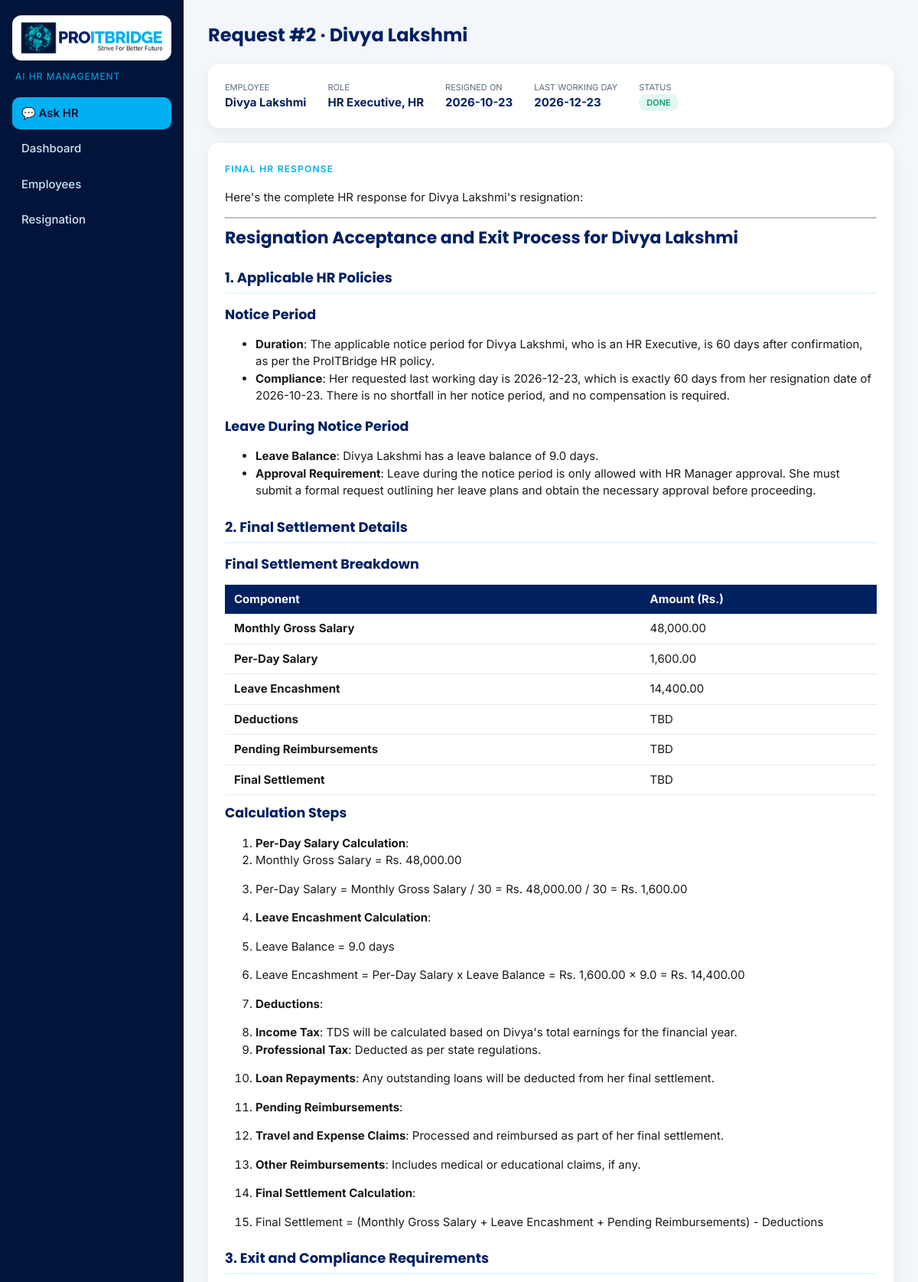
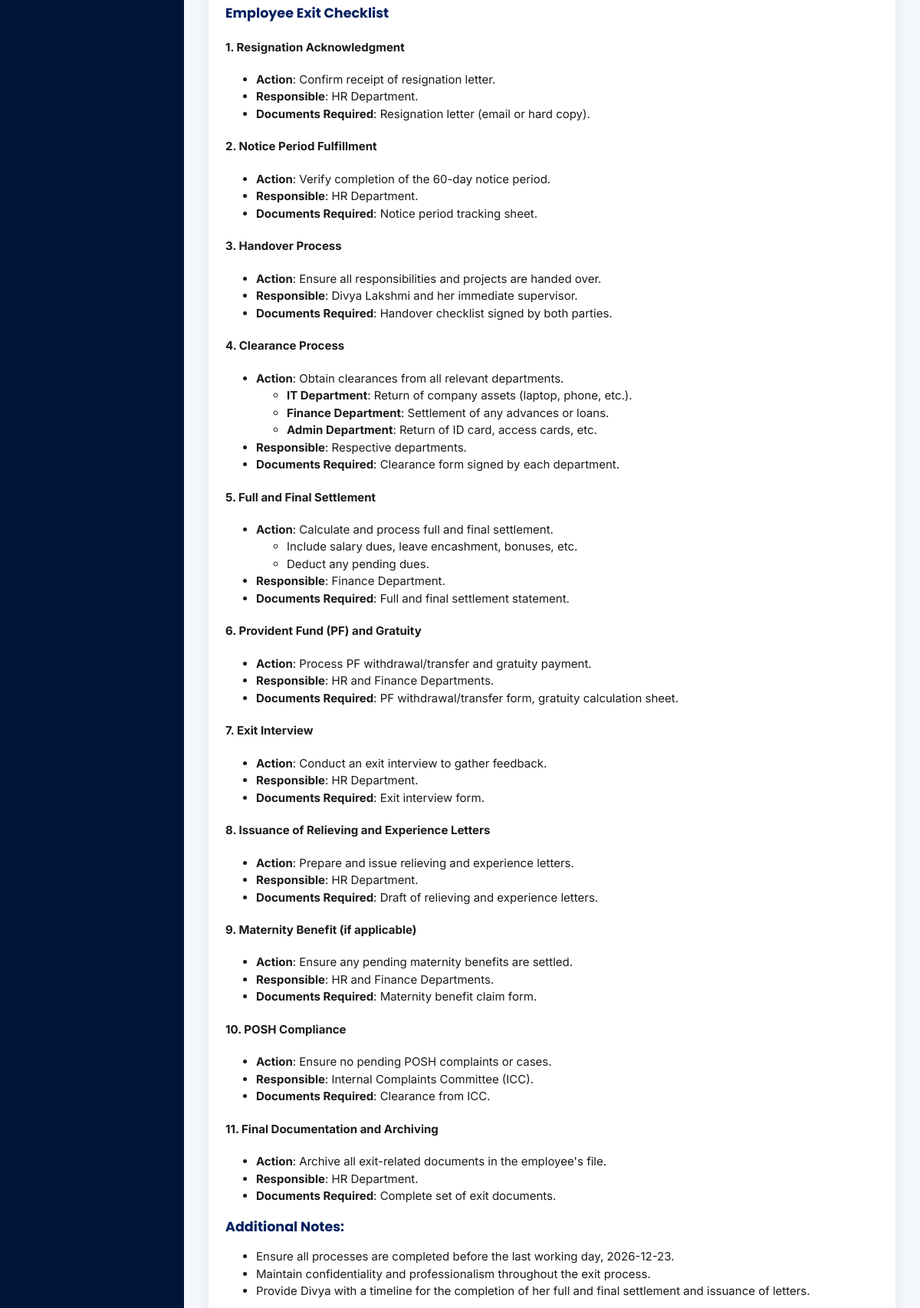
Screenshot of /requests/2 (upper part) with the database file from the repository (2 pictures, top to bottom).
### tables this page shows
CREATE TABLE requests (
                id INTEGER PRIMARY KEY AUTOINCREMENT,
                employee_id INTEGER,
                resignation_date TEXT, last_working_day TEXT, reason TEXT,
                status TEXT,                -- RUNNING / DONE / FAILED
                policy TEXT, payroll TEXT, compliance TEXT, final_report TEXT,
                error TEXT,
                created_at TEXT DEFAULT CURRENT_TIMESTAMP
            );

CREATE TABLE employees (
                id INTEGER PRIMARY KEY AUTOINCREMENT,
                name TEXT, designation TEXT, department TEXT,
                date_of_joining TEXT, monthly_salary REAL,
                leave_balance REAL, notice_period_days INTEGER
            );

### main.py (the view)
@app.get("/requests/{request_id}")
def request_page(request: Request, request_id: int):
    if database.get_request(request_id) is None:
        return RedirectResponse("/")
    return templates.TemplateResponse(request, "request.html", {"req": database.get_request(request_id)})

### templates/request.html (shortened to what this page needs)
{% extends "base.html" %}
{% block heading %}Request #{{ req.id }} · {{ req.employee_name }}{% endblock %}
{% block content %}
<div class="card info">
  <div><span>Employee</span><b>{{ req.employee_name }}</b></div>
  <div><span>Role</span><b>{{ req.designation }}, {{ req.department }}</b></div>
  <div><span>Resigned on</span><b>{{ req.resignation_date }}</b></div>
  <div><span>Last working day</span><b>{{ req.last_working_day }}</b></div>
  <div><span>Status</span><b><span class="badge {{ req.status|lower }}">{{ req.status }}</span></b></div>
</div>
{% if req.status == "RUNNING" %}
  <div class="card working">
    <div class="spinner"></div>
    <div><b>The AI crew is working…</b><br>
    <span class="muted">HR Manager is delegating work to the Policy, Payroll, Compliance and Documentation agents.
    Watch the terminal to see each agent thinking. This page refreshes automatically.</span></div>
  </div>
{% elif req.status == "FAILED" %}
  <div class="card error"><b>Crew failed:</b> {{ req.error }}</div>
{% else %}
  <div class="card report">
    <span class="kicker">Final HR response</span>
    {{ req.final_report|markdown|safe }}
  </div>
{% endif %}
{% endblock %}

### static/style.css (style rules this page uses)
:root { --navy: #002060; --cyan: #00b0f0; --deep: #01153a; --ink: #1a1a1a; --cyan-soft: #e6f7fe; --muted: #5b6b82; --line: #e3eaf3; --bg: #f3f7fb; }
* { box-sizing: border-box; }
body { margin: 0; font-family: Inter, sans-serif; color: var(--ink); background: var(--bg); font-size: 15px; line-height: 1.5; }
h1, h2, h3 { font-family: Poppins, sans-serif; color: var(--navy); margin: 0 0 14px; }
.card { background: white; border-radius: 14px; padding: 22px; box-shadow: 0 6px 20px rgba(1, 21, 58, .06); }
.kicker { color: var(--cyan); font-size: 12px; font-weight: 600; letter-spacing: .1em; text-transform: uppercase; }
.badge { padding: 3px 10px; border-radius: 99px; font-size: 12px; font-weight: 600; }
.badge.done { background: #e3f7ef; color: #0f9d74; }
.info { display: flex; flex-wrap: wrap; gap: 28px; }
.info span { display: block; font-size: 11px; text-transform: uppercase; color: var(--muted); }
.info b { color: var(--navy); }
.report h1 { font-size: 22px; }
.report h2 { font-size: 18px; margin-top: 22px; border-bottom: 2px solid var(--cyan-soft); padding-bottom: 6px; }
.report table { border-collapse: collapse; width: 100%; margin: 10px 0; }
.report th { background: var(--navy); color: white; text-align: left; padding: 8px 12px; }
.report td { border-bottom: 1px solid var(--line); padding: 8px 12px; }

### rows the page displays
requests: id "2", resignation_date "2026-10-23", last_working_day "2026-12-23", status "DONE", final_report "Here's the complete HR response for Divya Lakshmi's resignation: Resignation Acceptance and Exit Process for Divya Lakshmi 1. Applicable HR Policies Notice Period Duration : The applicable notice period for Divya Lakshmi, who is an HR Executive, is 60 days after confirmation, as per the ProITBridge HR policy. Compliance : Her requested last working day is 2026-12-23, which is exactly 60 days from her resignation date of 2026-10-23. There is no shortfall in her notice period, and no compensation is required. Leave During Notice Period Leave Balance : Divya Lakshmi has a leave balance of 9.0 days. Approval Requirement : Leave during the notice period is only allowed with HR Manager approval.…"
employees: employee_name "Divya Lakshmi", designation "HR Executive", department "HR"
